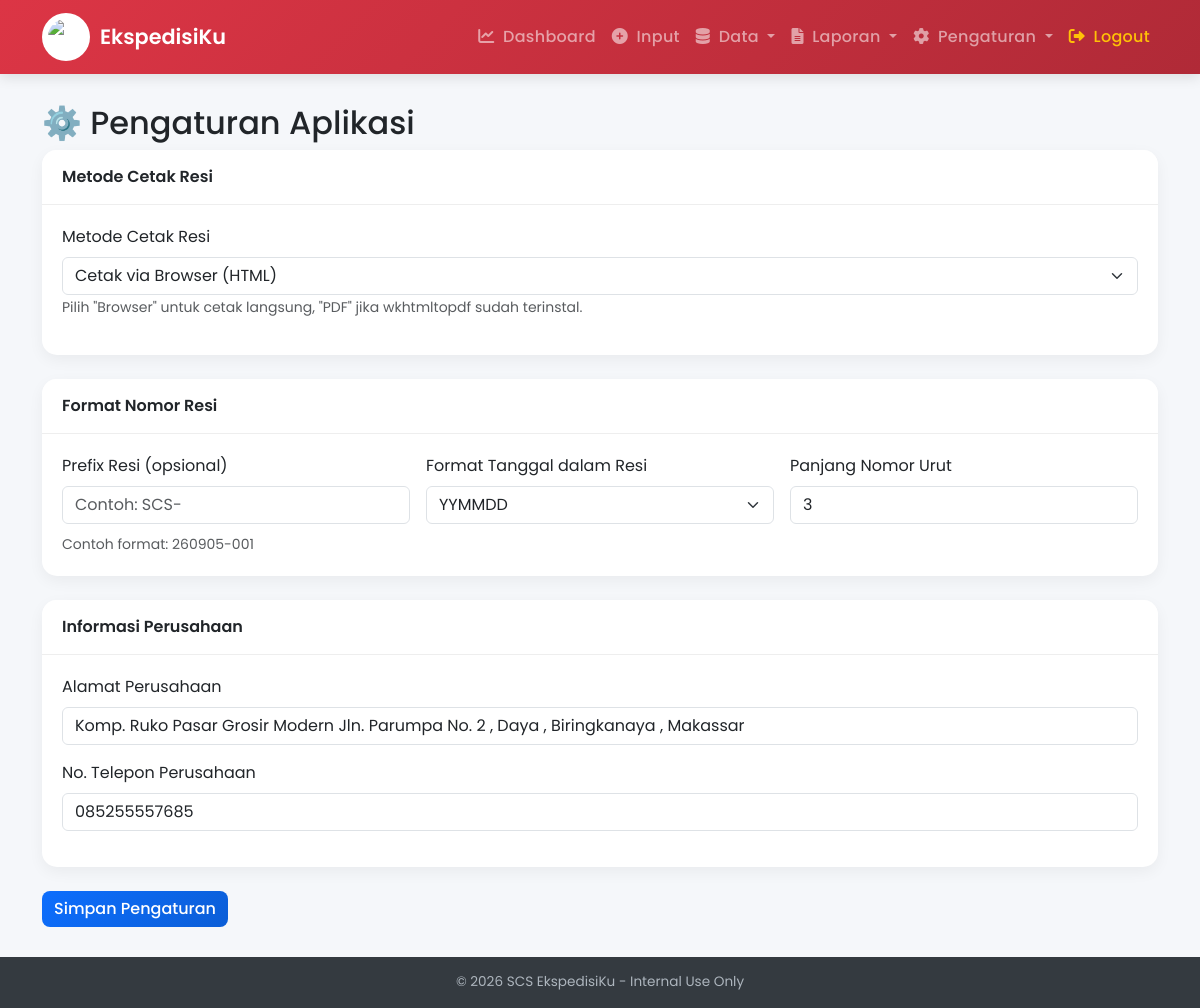
/settings (signed in), run on the app's committed database.
### models.py (models this page shows)
class Settings(db.Model):
    id = db.Column(db.Integer, primary_key=True, default=1)
    print_method = db.Column(db.String(10), default='browser')
    resi_prefix = db.Column(db.String(10), default='')
    resi_date_format = db.Column(db.String(20), default='%Y%m%d')
    resi_counter_length = db.Column(db.Integer, default=4)
    resi_last_number = db.Column(db.Integer, default=0)
    company_address = db.Column(db.String(200), default='')
    company_phone = db.Column(db.String(30), default='')
    @staticmethod
    def get():
        settings = Settings.query.get(1)
        if not settings:
            settings = Settings(id=1)
            db.session.add(settings)
            db.session.commit()
        return settings

### app.py (the view, shortened to what this page needs)
@app.route('/settings', methods=['GET', 'POST'])
@login_required
@role_required(['admin'])
def settings():
    settings_obj = Settings.get()
    form = SettingsForm(obj=settings_obj)
    return render_template('settings.html', form=form)

### forms.py
class SettingsForm(FlaskForm):
    print_method = SelectField('Metode Cetak Resi', choices=[
        ('browser', 'Cetak via Browser (HTML)'),
        ('pdf', 'Cetak PDF (memerlukan wkhtmltopdf)')
    ])
    resi_prefix = StringField('Prefix Resi (opsional)')
    resi_date_format = SelectField('Format Tanggal dalam Resi', choices=[
        ('%Y%m%d', 'YYYYMMDD'),
        ('%d%m%Y', 'DDMMYYYY'),
        ('%y%m%d', 'YYMMDD'),
    ])
    resi_counter_length = IntegerField('Panjang Nomor Urut', default=4)
    company_address = StringField('Alamat Perusahaan')
    company_phone = StringField('No. Telepon Perusahaan')

### app.py (called while the page is built)
@login_manager.user_loader
def load_user(user_id):
    return User.query.get(int(user_id))

def role_required(roles):
    def decorator(f):
        @wraps(f)
        def decorated_function(*args, **kwargs):
            if current_user.role not in roles:
                flash('Anda tidak memiliki akses ke halaman ini.')
                return redirect(url_for('dashboard'))
            return f(*args, **kwargs)
        return decorated_function
    return decorator

@app.context_processor
def inject_settings():
    return dict(get_settings=Settings.get)

### templates/settings.html (shortened to what this page needs)
{% extends "base.html" %}
{% block content %}
<h2>⚙️ Pengaturan Aplikasi</h2>
<form method="POST">
  <div class="card mb-4">
    <div class="card-header">Metode Cetak Resi</div>
    <div class="card-body">
      <div class="mb-3">
        {{ form.print_method.label(class="form-label") }}
        {{ form.print_method(class="form-select") }}
        <small class="text-muted">Pilih "Browser" untuk cetak langsung, "PDF" jika wkhtmltopdf sudah terinstal.</small>
      </div>
    </div>
  </div>
  <div class="card mb-4">
    <div class="card-header">Format Nomor Resi</div>
    <div class="card-body">
      <div class="row g-3">
        <div class="col-md-4">
          {{ form.resi_prefix.label(class="form-label") }}
          {{ form.resi_prefix(class="form-control", placeholder="Contoh: SCS-") }}
        </div>
        <div class="col-md-4">
          {{ form.resi_date_format.label(class="form-label") }}
          {{ form.resi_date_format(class="form-select") }}
        </div>
        <div class="col-md-4">
          {{ form.resi_counter_length.label(class="form-label") }}
          {{ form.resi_counter_length(class="form-control") }}
        </div>
      </div>
      <div class="mt-2 text-muted">
        <small>Contoh format: <span id="contoh-resi">-</span></small>
      </div>
    </div>
  </div>
  <div class="card mb-4">
    <div class="card-header">Informasi Perusahaan</div>
    <div class="card-body">
      <div class="mb-3">
        {{ form.company_address.label(class="form-label") }}
        {{ form.company_address(class="form-control") }}
      </div>
      <div class="mb-3">
        {{ form.company_phone.label(class="form-label") }}
        {{ form.company_phone(class="form-control") }}
      </div>
    </div>
  </div>
  <button type="submit" class="btn btn-primary">Simpan Pengaturan</button>
</form>
{% endblock %}

### templates/base.html (style rules this page uses)
:root { --primary: #dc3545; --primary-dark: #b02a37; --secondary: #6c757d; --success: #198754; --info: #0dcaf0; --warning: #ffc107; --danger: #dc3545; --light: #f8f9fa; --dark: #212529; --font: 'Poppins', sans-serif; }
* { font-family: var(--font); }
body { background: #f5f7fa; min-height: 100vh; display: flex; flex-direction: column; }
.card { border: none; border-radius: 15px; box-shadow: 0 5px 15px rgba(0,0,0,0.05); transition: transform 0.3s ease, box-shadow 0.3s ease; overflow: hidden; }
.card-header { background: white; border-bottom: 1px solid #eee; font-weight: 600; font-size: 1rem; padding: 15px 20px; }
.card-body { padding: 20px; }
.btn { border-radius: 8px; font-weight: 500; transition: all 0.2s ease; }
.btn-primary { background: linear-gradient(135deg, #0d6efd, #0b5ed7); border: none; }

### data on the page
Settings: print_method "Cetak via Browser (HTML)", resi_date_format "YYMMDD", resi_counter_length "3", company_address "Komp. Ruko Pasar Grosir Modern Jln. Parumpa No. 2 , Daya , Biringkanaya , Makassar", company_phone "085255557685"
